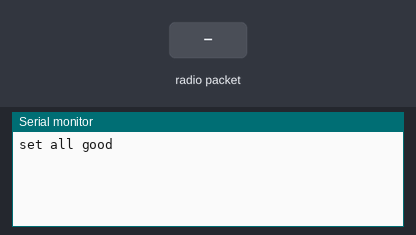
Bench run of a sketch on a simulated Arduino Uno, built with avr-gcc and run on an emulated ATmega328P. Shown: the last lines printed to the serial monitor. Inputs (shaded band) come from the test bench. No radio packets arrive unless stated.

Above: at 1.2 s.
1.3 s: radio packet "1" arrives
At 2.5 s:
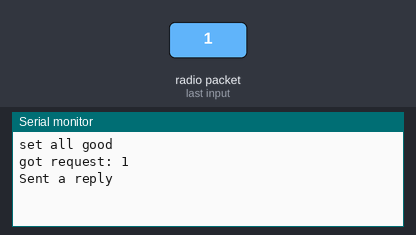
2.8 s: radio packet "0" arrives
At 3.9 s:
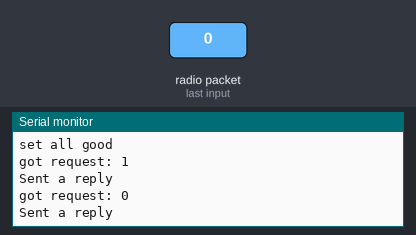
4.3 s: radio packet "2" arrives
At 5.0 s:
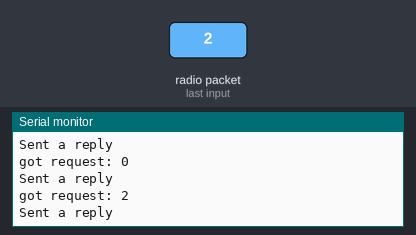

Measured:
- after the input at 1.3 s, the serial monitor: prints a new line at once (image 1)
- after the input at 2.8 s, the serial monitor: prints a new line at once (image 2)
- after the input at 4.3 s, the serial monitor: prints a new line at once (image 3)

The sketch:

RH_S.ino
```cpp
// nrf24_server.pde
// -*- mode: C++ -*-
// Example sketch showing how to create a simple messageing server
// with the RH_NRF24 class. RH_NRF24 class does not provide for addressing or
// reliability, so you should only use RH_NRF24  if you do not need the higher
// level messaging abilities.
// It is designed to work with the other example nrf24_client
// Tested on Uno with Sparkfun NRF25L01 module
// Tested on Anarduino Mini (http://www.anarduino.com/mini/) with RFM73 module
// Tested on Arduino Mega with Sparkfun WRL-00691 NRF25L01 module

#include <SPI.h>
#include <RH_NRF24.h>

// Singleton instance of the radio driver

// CE 7 CS 10, channel 1, 2Mbps, 0dBm
RH_NRF24 nrf24(7, 10);
// RH_NRF24 nrf24(8, 7); // use this to be electrically compatible with Mirf
// RH_NRF24 nrf24(8, 10);// For Leonardo, need explicit SS pin
// RH_NRF24 nrf24(8, 7); // For RFM73 on Anarduino Mini

void setup()
{
  Serial.begin(9600);
  while (!Serial)
    ; // wait for serial port to connect. Needed for Leonardo only
  if (!nrf24.init())
    Serial.println("init failed");
  // Defaults after init are 2.402 GHz (channel 2), 2Mbps, 0dBm
  if (!nrf24.setChannel(1))
    Serial.println("setChannel failed");
  if (!nrf24.setRF(RH_NRF24::DataRate2Mbps, RH_NRF24::TransmitPower0dBm))
    Serial.println("setRF failed");
  Serial.println("set all good");
}

void loop()
{
  if (nrf24.available())
  {
    // Should be a message for us now
    uint8_t buf[RH_NRF24_MAX_MESSAGE_LEN];
    uint8_t len = sizeof(buf);
    if (nrf24.recv(buf, &len))
    {
//      NRF24::printBuffer("request: ", buf, len);
      Serial.print("got request: ");
      Serial.println((char*)buf);

      // Send a reply
      uint8_t data[] = "And hello back to you";
      nrf24.send(data, sizeof(data));
      nrf24.waitPacketSent();
      Serial.println("Sent a reply");
    }
    else
    {
      Serial.println("recv failed");
    }
  }
}
```
